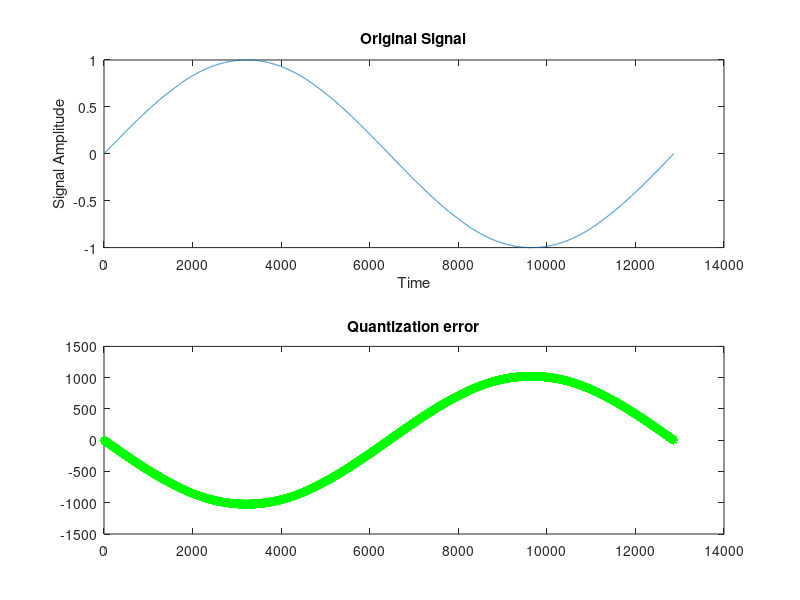
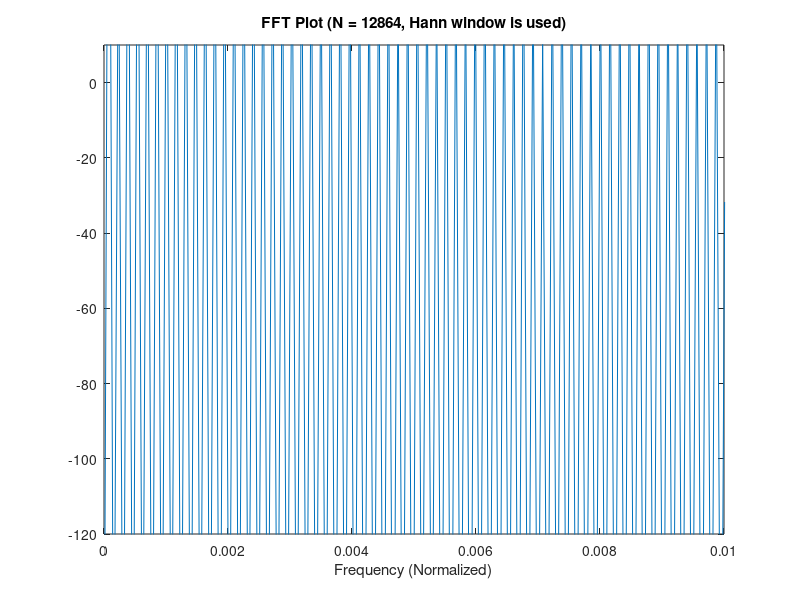
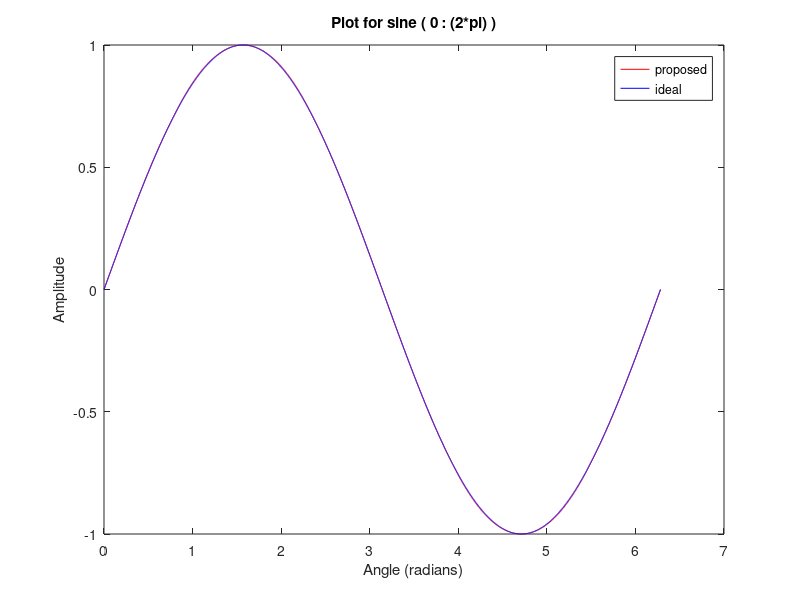
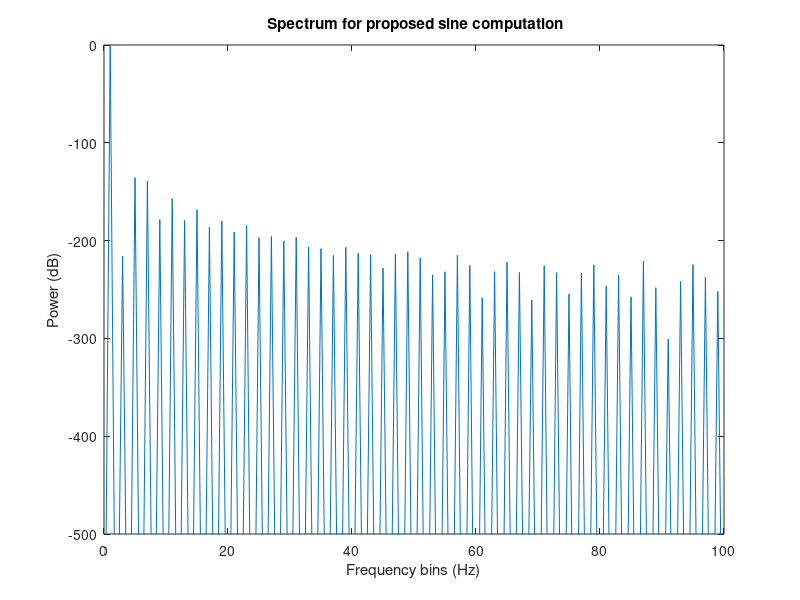

The MATLAB source for these figures, in order:
                 
                   ... Sine wave generation for FCW=1 
                     
...Sweep constant to minimise hardware overhead (ROM size)
... Constant values vary uniformly for each increment of phase accumulator output 
... Angle values are in terms of radians

clc;
clear all;
close all;

% Digital equivalent of 0 to 45 is 0 to 1608
% Number of values for 0-360 is 45*8 
% i.e., number of values for 0 to (2*pi) is 1608*8= 12864
% Resolution is ((2*pi)/12864)=4.8843e-004

                   ...Plot for proposed sin(0:pi/4)

t=0.000001:4.8843e-004:0.7854;   % pi/4= 0.7854 ; 4.8843e-004 is resolution
% Proposed sine computation polynomial is: sin(t)=(t-((u.^2/2).*t))
% u is a multiplicative constant in proposed sine computation polynomial 
% u(t)=sqrt(2*(t-sin(t))./t);
% u corresponding to t=0.7854 is chosen ; u(0.7854)=0.4465
% u is incremented uniformly over the range 0-1608 with step size of 0.4465/1608
u=0:0.4465/1608:0.4465;
sina=(t-((u.^2/2).*t)); %sine values are calculated 
% comparative plot for ideal and proposed sine(0 to pi/4)
figure,plot(t,sina,'b',t,sin(t),'black'); 
legend('proposed','ideal');
xlabel('Angle (radians)');
ylabel(' Amplitude ');
title('Comparison Plot for sine ( 0 : pi/4 )');

                    ...Plot for proposed cos(0:pi/4)

t=0.000001:4.8843e-004:0.7854;   % pi/4= 0.7854 ; 4.8843e-004 is resolution
% Proposed cosine computation polynomial is: cos(t)=(1-(t.*r)+((r.*r)/2))
% r is a multiplicative constant in proposed cosine computation polynomial
% r corresponding to t=0.7854 is chosen ; r(0.7854)=0.6091
% r is incremented uniformly over the range 0-1608 with step size of 0.6091/1608 
r=0:0.6091/1608:0.6091; 
cosa=(1-(t.*r)+((r.*r)/2)); % cosine values are determined
% comparative plot for ideal and proposed cosine(0 to pi/4)
figure,plot(t,cosa,'r',t,cos(t),'black');
legend('proposed','ideal');
xlabel('Angle (radians)');
ylabel(' Amplitude ');
title('Comparison Plot for cos ( 0 : pi/4 )');

                  ...Plot for proposed sin(0:(2*pi))
                     ... Sine-Cosine symmetry is used
                         ... Frequency Control word=1
out=[sina fliplr(cosa(1:1608)) cosa(2:1609) fliplr(sina(1:1608)) -sina(2:1609) -fliplr(cosa(1:1608)) -cosa(2:1609) -fliplr(sina(1:1608)) ];
l=0:(pi*2/12864):pi*2;
% comparative plot for ideal and proposed sin(0 to(2*pi))
figure,plot(l,out,'r',l,sin(l),'b');
legend('proposed','ideal');
xlabel('Angle (radians)');
ylabel(' Amplitude ');
title('Plot for sine ( 0 : (2*pi) )');

fin = 1;
 fs = 12864;
  N = 12864;
%  fs=12865;
%  N=12865;
adc_resolution = 12; % Or Quantizer resolution


Nw = floor((fin*N)/fs);
amp = 0.449;
%  signal = amp*sin(2*pi*Nw/N*[0:N-1]);
 
signal=[sina fliplr(cosa(1:1608)) cosa(2:1609) fliplr(sina(1:1608)) -sina(2:1609) -fliplr(cosa(1:1608)) -cosa(2:1609) -fliplr(sina(1:1608)) ];

figure(1);
subplot (2,1,1);
plot(signal);
title('Original Signal');
ylabel('Signal Amplitude');
xlabel('Time');

vref=2;
res=vref/(power(2,adc_resolution)-1);
quantize_signal=round(signal/res);
% Scalar quantization is implemented over here
% no_quantiz_levels = power(2, adc_resolution);
% quantize_signal=floor((no_quantiz_levels-1)*signal)/(no_quantiz_levels/2);

subplot (2,1,2);
plot(signal-quantize_signal/2, 'g*');
title('Quantization error');

% FFT and SNR measurement
% Remember that hann window reduces the amplitude of the signal to half in
% frequency domain and that is why scaling is done by N/4 instead of N/2
window_type=ones(1,N);%hann(N)'; %Coherent sampling, no need for windowing
window_scaling_factor=sum(window_type);
% fft_signal = fft(quantize_signal.*window_type,N)*(2/window_scaling_factor);

fft_signal=fft(quantize_signal,N);

freq_scal = linspace (0, 0.5, N/2); % for normalized frequency
X=fft_signal.*conj(fft_signal);

%  signal_value=(sum(fft_signal(1:N/2).*conj(fft_signal(1:N/2))))
% signal_values = 2*(signal_value)
figure(2);
plot(freq_scal, 10*log10(X(1:N/2)), '-x');
hold on
% plot(freq_scal(Nw:Nw+2), 10*log10(abs(fft_signal(Nw:Nw+2))), 'r*');
plot( 10*log10(abs(fft_signal(Nw:Nw+2))), 'r*');
axis([0 0.01 -120 10]);
title('FFT Plot (N = 12864, Hann window is used)');
xlabel('Frequency (Normalized)');

signal_value = (sum(fft_signal(Nw:Nw+2).*conj(fft_signal(Nw:Nw+2))))

noise_bins = [fft_signal(2:fin-1) fft_signal(fin+3:N/2)];
 


noise = (sum((abs(noise_bins)).^2)) /((N/2)-3)
noise = 2*(sum(noise_bins.*conj(noise_bins)))

noise_formula = ((1/power(2,adc_resolution))^2)/12

% SNR = 10*log10(signal_value/noise)
% SNR_byQuantizationFormula = 10*log10(signal_value/noise_formula)

                  ... Spectrum plot

N=12864;  % number of values is 12864
fs=12864; 
f=fs*(0:(N-1)/2)/N; % freuency bin f=fs/N 
sp=abs(fft(out,N)); % Taking fft and considering absolute values
% signal_value=sum(abs(fft(out,N)))
sp=abs(fft(quantize_signal,N));
yfft=(sp)/max(sp);  % Normalise fft vaues with amplitude of fundamental bin
figure,plot(f,20*log(yfft(1:(N/2)))); % Plot of power spectrum in dB
axis([0,100,-500,0]); % Observe a specified range of spectrum
xlabel('Frequency bins (Hz)');
ylabel('Power (dB)');
title(' Spectrum for proposed sine computation');

                  ...To display sfdr value
%sfdr is range between fundamental and highest spur
sfdrv=sort(abs(20*log(yfft(1:N/2)))); % sort sfdr values in ascending order
sfdrv=sfdrv(2:end); % Discard fundamental bin's power value i.e. 0
sfdr=min(sfdrv); 
disp('sfdr (in dBc) is:');
disp(sfdr); % Display sfdr value
